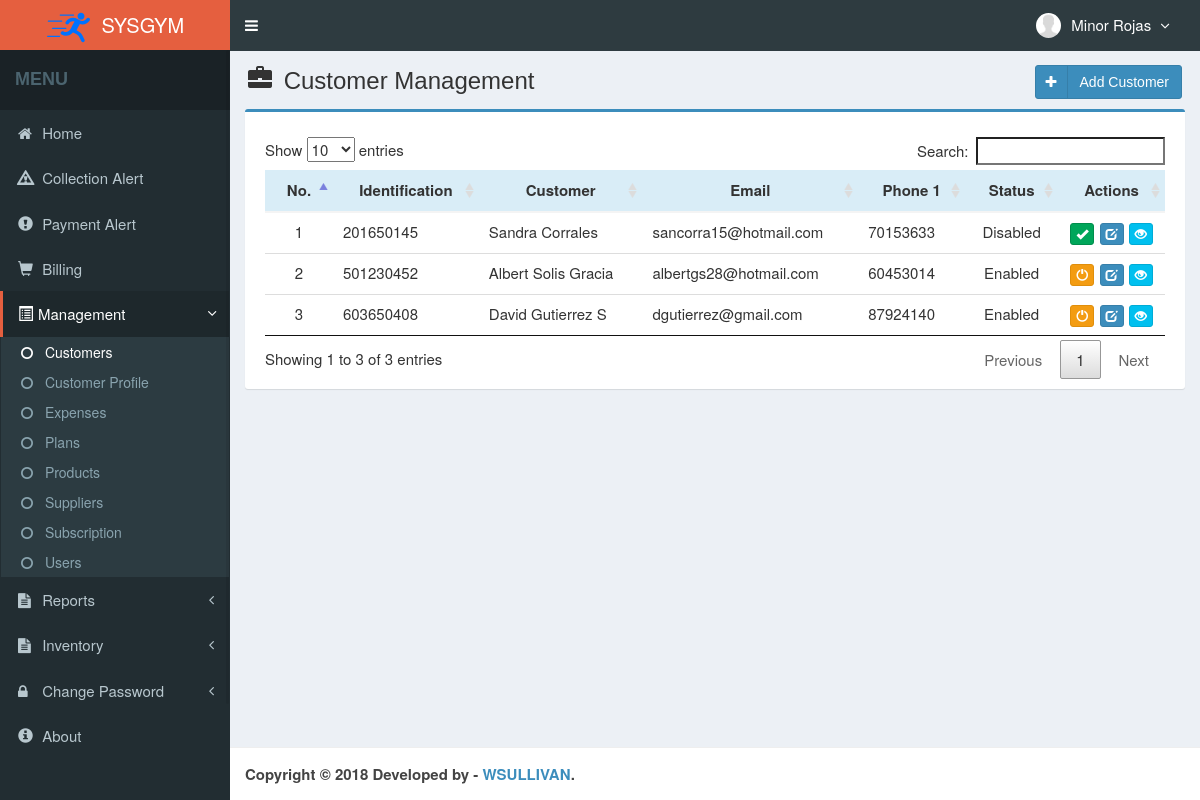
Page /main.php?module=customer (signed in) on the earlier database version.
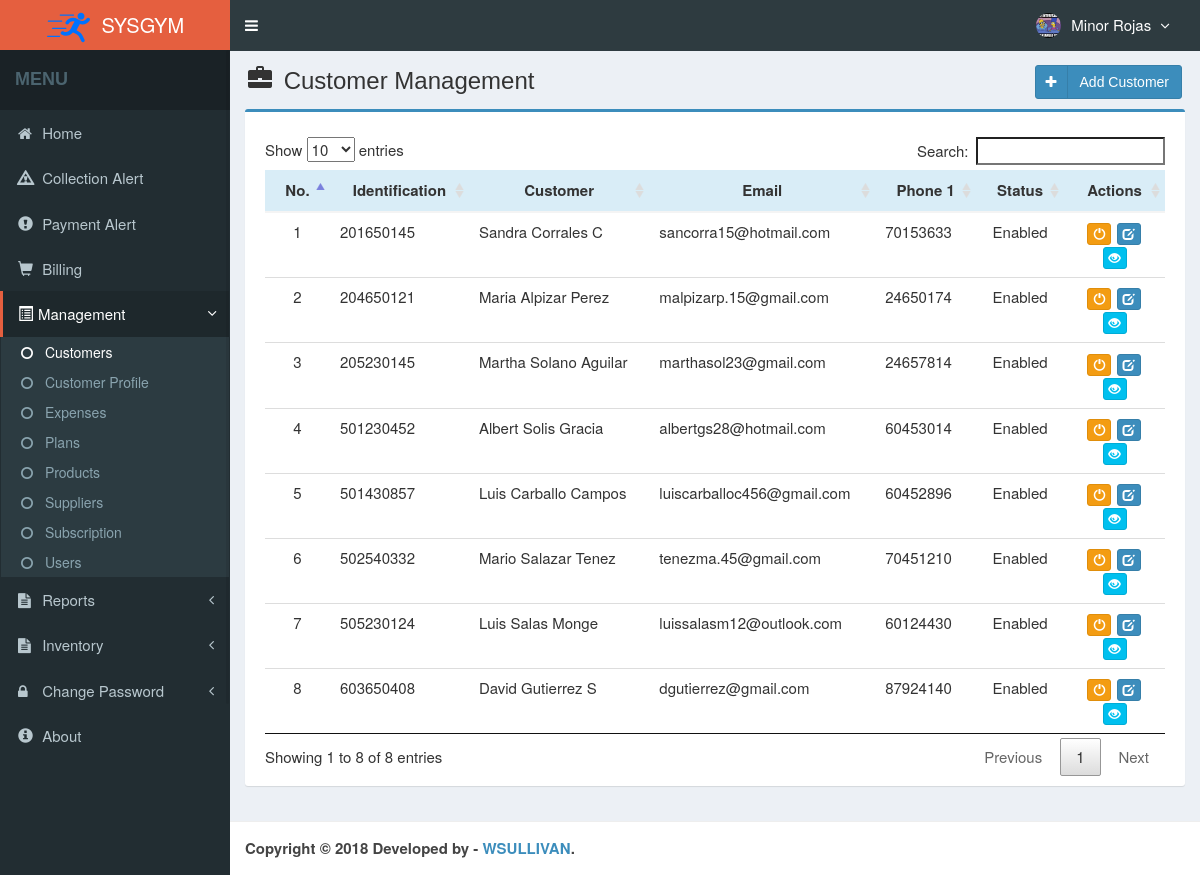
Same page on the later database version.
### tables this page shows
CREATE TABLE `usuario` (
  `IDUsuario` int(11) NOT NULL,
  `NombreUsuario` varchar(30) NOT NULL,
  `Contrasenia` varchar(60) NOT NULL,
  `Cedula` varchar(15) NOT NULL,
  `NombreCompleto` varchar(50) NOT NULL,
  `Correo` varchar(50) NOT NULL,
  `Telefono` varchar(20) NOT NULL,
  `Direccion` text NOT NULL,
  `Foto` varchar(100) DEFAULT NULL,
  `Role` varchar(15) NOT NULL,
  `Estado` enum('Enabled','Disabled') NOT NULL DEFAULT 'Enabled',
  `created_at` timestamp NOT NULL DEFAULT CURRENT_TIMESTAMP,
  `updated_at` timestamp NOT NULL DEFAULT CURRENT_TIMESTAMP ON UPDATE CURRENT_TIMESTAMP
);

CREATE TABLE `cliente` (
  `IDCliente` int(11) NOT NULL,
  `Cedula` varchar(15) NOT NULL,
  `NombreCompleto` varchar(50) NOT NULL,
  `Correo` varchar(50) NOT NULL,
  `Direccion` varchar(100) NOT NULL,
  `FechaNacimiento` date NOT NULL,
  `Sexo` varchar(20) NOT NULL,
  `Telefono1` varchar(20) DEFAULT NULL,
  `Telefono2` varchar(20) DEFAULT NULL,
  `Nacionalidad` varchar(30) NOT NULL,
  `Facebook` varchar(30) DEFAULT NULL,
  `Twitter` varchar(30) DEFAULT NULL,
  `Estado` enum('Enabled','Disabled') NOT NULL DEFAULT 'Enabled',
  `created_user` int(11) NOT NULL,
  `created_at` timestamp NOT NULL DEFAULT CURRENT_TIMESTAMP,
  `updated_user` int(11) NOT NULL,
  `updated_at` timestamp NOT NULL DEFAULT CURRENT_TIMESTAMP ON UPDATE CURRENT_TIMESTAMP
);

### Module/customer/view.php (the view, shortened to what this page needs)
<section class="content-header">
  <h1>
    <i class="glyphicon glyphicon-briefcase icon-title"></i> Customer Management
    <a class="btn btn-primary btn-social pull-right" href="?module=form_customer&form=add" title="Agregar" data-toggle="tooltip">
      <i class="fa fa-plus"></i> Add Customer
    </a>
  </h1>
</section>
<?php
  if ($_SESSION['Role']=='Admin') { ?>
    <section class="content">
      <div class="row">
        <div class="col-md-12">
          <div class="box box-primary">
            <div class="box-body">
            <div class="table-responsive">
              <table id="dataTables1" class="table row-border table-hover">
                <thead>
                  <tr class="info">
                    <th class="center">No.</th>
                    <th class="center">Identification</th>
                    <th class="center">Customer</th>
                    <th class="center">Email</th>
                    <th class="center">Phone 1</th>
                    <th class="center">Status</th>
                    <th class="center">Actions</th>
                  </tr>
                </thead>
                <tbody>
                <?php
                $no = 1;
                $query = mysqli_query($mysqli, "SELECT IDCliente,Cedula,NombreCompleto,Correo,Telefono1,
                                                Estado FROM cliente WHERE cedula !='0000' ORDER BY Cedula ASC")
                                                or die('error: '.mysqli_error($mysqli));
                while ($data = mysqli_fetch_assoc($query)) {
                  echo "<tr width='20'>
                          <td class='center'>$no</td>
                          <td>$data[Cedula]</td>
                          <td>$data[NombreCompleto]</td>
                          <td>$data[Correo]</td>
                          <td>$data[Telefono1]</td>
                          <td class='center'>$data[Estado]</td>
                          <td class='center'>
                            <div>";
                              if ($data['Estado']=='Enabled') { ?>
                                <a data-toggle="tooltip" data-placement="top" title="Disable" style="margin-right:1px" class="btn btn-warning btn-xs" href="Module/customer/proses.php?act=off&id=<?php echo $data['IDCliente'];?>">
                                    <i style="color:#fff" class="glyphicon glyphicon-off"></i>
                                </a>
                        <?php }
                              else { ?>
                                <a data-toggle="tooltip" data-placement="top" title="Enable" style="margin-right:1px" class="btn btn-success btn-xs" href="Module/customer/proses.php?act=on&id=<?php echo $data['IDCliente'];?>">
                                    <i style="color:#fff" class="glyphicon glyphicon-ok"></i>
                                </a>
                        <?php }
                          echo "<a data-toggle='tooltip' data-placement='top' title='Modify' style='margin-right:1px' class='btn btn-primary btn-xs' href='?module=form_customer&form=edit&id=$data[IDCliente]'>
                                  <i style='color:#fff' class='glyphicon glyphicon-edit'></i>
                              </a>
                              <a data-toggle='tooltip' data-placement='top' title='Profile'  class='btn btn-info btn-xs' href='?module=viewprofileCustomer&profile&id=$data[IDCliente]'>
                                  <i style='color:#fff' class='glyphicon glyphicon-eye-open'></i>
                              </a>
                            </div>
                          </td>
                        </tr>";
                  $no++; } ?>
                </tbody>
              </table>
              </div>
            </div>
          </div>
        </div>
      </div>
    </section>
<?php
  }
?>

### top-menu.php (shortened to what this page needs)
<?php
require_once "Config/database.php";
  $query = mysqli_query($mysqli, "SELECT IDUsuario, NombreUsuario, Foto, Role,NombreCompleto FROM usuario
  WHERE IDUsuario='$_SESSION[IDUsuario]'");
  $data = mysqli_fetch_assoc($query);
?>
<li class="dropdown user user-menu">
  <a href="#" class="dropdown-toggle" data-toggle="dropdown">
  <?php
  if ($data['Foto']=="") { ?>
    <img src="Content/images/user/user-default.png" class="user-image" alt="User Image"/>
  <?php
  }
  else { ?>
    <img src="Content/images/user/<?php echo $data['Foto']; ?>" class="user-image" alt="User Image"/>
  <?php
  }
  ?>
    <span class="hidden-xs"><?php echo $data['NombreCompleto']; ?> <i style="margin-left:5px" class="fa fa-angle-down"></i></span>
  </a>
</li>

Differences in the rows shown:
changed usuario "Minor Rojas": Foto: picture added
changed cliente "sancorra15@hotmail.com": NombreCompleto "Sandra Corrales" → "Sandra Corrales C"; Estado "Disabled" → "Enabled"
added cliente: Cedula "204650121", NombreCompleto "Maria Alpizar Perez", Correo "malpizarp.15@gmail.com", Telefono1 "24650174", Estado "Enabled"
added cliente: Cedula "205230145", NombreCompleto "Martha Solano Aguilar", Correo "marthasol23@gmail.com", Telefono1 "24657814", Estado "Enabled"
added cliente: Cedula "501430857", NombreCompleto "Luis Carballo Campos", Correo "luiscarballoc456@gmail.com", Telefono1 "60452896", Estado "Enabled"
added cliente: Cedula "502540332", NombreCompleto "Mario Salazar Tenez", Correo "tenezma.45@gmail.com", Telefono1 "70451210", Estado "Enabled"
added cliente: Cedula "505230124", NombreCompleto "Luis Salas Monge", Correo "luissalasm12@outlook.com", Telefono1 "60124430", Estado "Enabled"
Other differences:
text written by a page script: "Show entries Search: Showing 1 to 3 of 3 entries Previous 1 Next" → "Show entries Search: Showing 1 to 8 of 8 entries Previous 1 Next"
